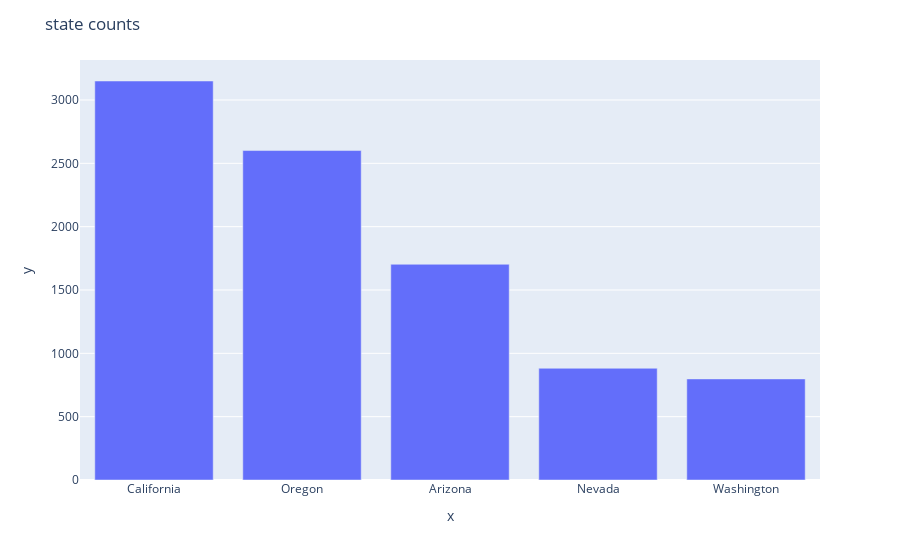
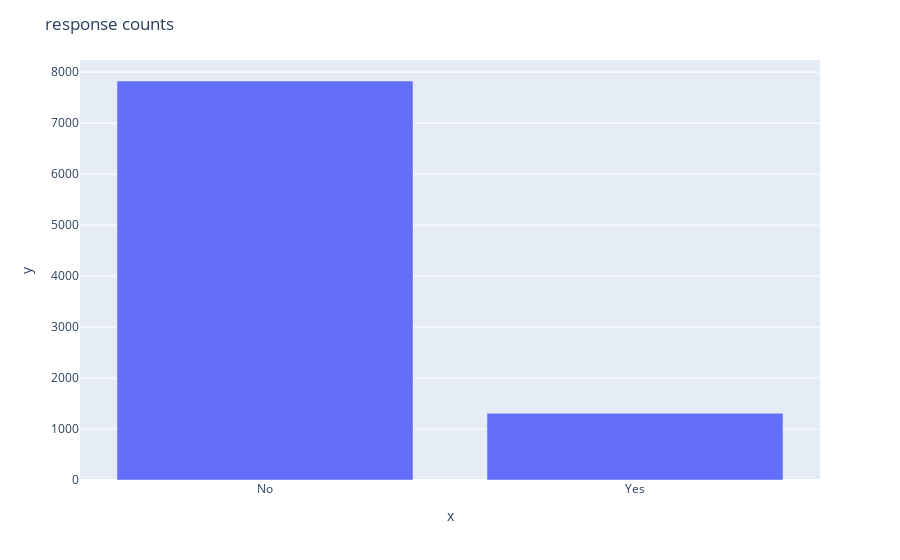
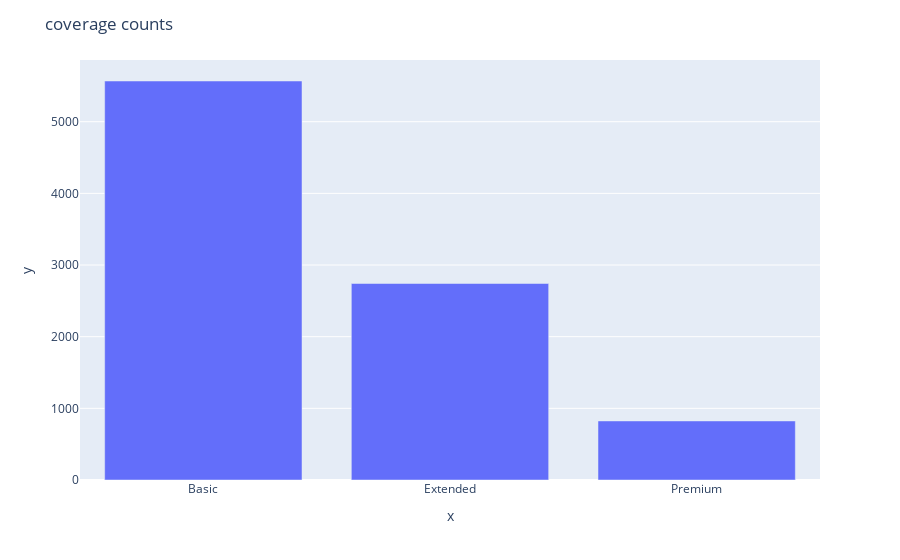
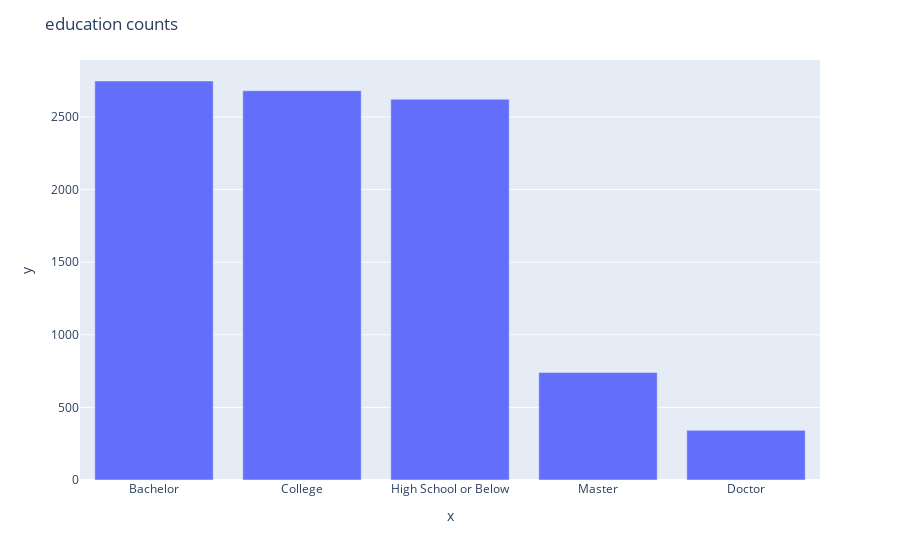

The notebook cell saved with these charts, in order:
### Markdown cell above
### 8. Same for categoricals

### Code cell
import plotly.express as px

for col in categorical:
    fig = px.bar(customer_df[col].value_counts(), x=customer_df[col].value_counts().index, y=customer_df[col].value_counts().values)
    
    fig.update_layout(title=f'{col} counts')
    fig.show()

### Figure 1 — Plotly figure (JSON) as saved in the notebook; plotly's stock layout.template omitted (floating-point values rounded to 4 significant figures)
{"data": [{"alignmentgroup": "True", "hovertemplate": "x=%{x}<br>y=%{y}<extra></extra>", "legendgroup": "", "marker": {"color": "#636efa", "pattern": {"shape": ""}}, "name": "", "offsetgroup": "", "orientation": "v", "showlegend": false, "textposition": "auto", "type": "bar", "x": ["California", "Oregon", "Arizona", "Nevada", "Washington"], "xaxis": "x", "y": [3150, 2601, 1703, 882, 798], "yaxis": "y"}], "layout": {"barmode": "relative", "legend": {"tracegroupgap": 0}, "margin": {"t": 60}, "title": {"text": "state counts"}, "xaxis": {"anchor": "y", "domain": [0, 1], "title": {"text": "x"}}, "yaxis": {"anchor": "x", "domain": [0, 1], "title": {"text": "y"}}}}

### Figure 2 — Plotly figure (JSON) as saved in the notebook; plotly's stock layout.template omitted (floating-point values rounded to 4 significant figures)
{"data": [{"alignmentgroup": "True", "hovertemplate": "x=%{x}<br>y=%{y}<extra></extra>", "legendgroup": "", "marker": {"color": "#636efa", "pattern": {"shape": ""}}, "name": "", "offsetgroup": "", "orientation": "v", "showlegend": false, "textposition": "auto", "type": "bar", "x": ["No", "Yes"], "xaxis": "x", "y": [7826, 1308], "yaxis": "y"}], "layout": {"barmode": "relative", "legend": {"tracegroupgap": 0}, "margin": {"t": 60}, "title": {"text": "response counts"}, "xaxis": {"anchor": "y", "domain": [0, 1], "title": {"text": "x"}}, "yaxis": {"anchor": "x", "domain": [0, 1], "title": {"text": "y"}}}}

### Figure 3 — Plotly figure (JSON) as saved in the notebook; plotly's stock layout.template omitted (floating-point values rounded to 4 significant figures)
{"data": [{"alignmentgroup": "True", "hovertemplate": "x=%{x}<br>y=%{y}<extra></extra>", "legendgroup": "", "marker": {"color": "#636efa", "pattern": {"shape": ""}}, "name": "", "offsetgroup": "", "orientation": "v", "showlegend": false, "textposition": "auto", "type": "bar", "x": ["Basic", "Extended", "Premium"], "xaxis": "x", "y": [5568, 2742, 824], "yaxis": "y"}], "layout": {"barmode": "relative", "legend": {"tracegroupgap": 0}, "margin": {"t": 60}, "title": {"text": "coverage counts"}, "xaxis": {"anchor": "y", "domain": [0, 1], "title": {"text": "x"}}, "yaxis": {"anchor": "x", "domain": [0, 1], "title": {"text": "y"}}}}

### Figure 4 — Plotly figure (JSON) as saved in the notebook; plotly's stock layout.template omitted (floating-point values rounded to 4 significant figures)
{"data": [{"alignmentgroup": "True", "hovertemplate": "x=%{x}<br>y=%{y}<extra></extra>", "legendgroup": "", "marker": {"color": "#636efa", "pattern": {"shape": ""}}, "name": "", "offsetgroup": "", "orientation": "v", "showlegend": false, "textposition": "auto", "type": "bar", "x": ["Bachelor", "College", "High School or Below", "Master", "Doctor"], "xaxis": "x", "y": [2748, 2681, 2622, 741, 342], "yaxis": "y"}], "layout": {"barmode": "relative", "legend": {"tracegroupgap": 0}, "margin": {"t": 60}, "title": {"text": "education counts"}, "xaxis": {"anchor": "y", "domain": [0, 1], "title": {"text": "x"}}, "yaxis": {"anchor": "x", "domain": [0, 1], "title": {"text": "y"}}}}
